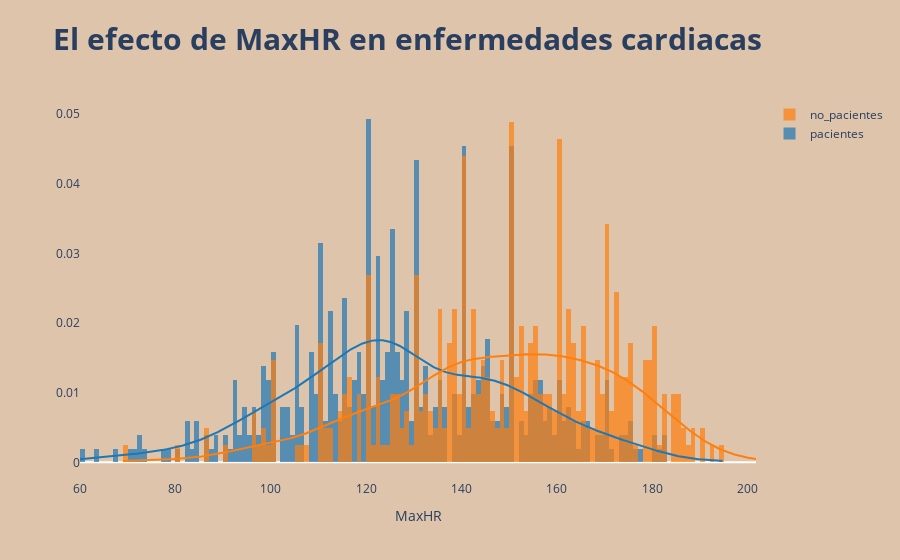

The code cell stored with this chart in its notebook:
### Code cell
fig= ff.create_distplot([pacientes['MaxHR'],no_pacientes['MaxHR']] , ['pacientes','no_pacientes'],
                        show_hist = True , show_rug = False)
fig.update_layout(title = '<b> El efecto de MaxHR en enfermedades cardiacas  <b>' ,
                  title_font ={'size':30},
                  paper_bgcolor='#DDC4AA',
                  plot_bgcolor='#DDC4AA',
                  showlegend=True)
fig.update_xaxes(showgrid = False, title = 'MaxHR')
fig.update_yaxes(showgrid=False)

### Figure 1 — Plotly figure (JSON) as saved in the notebook; plotly's stock layout.template omitted (floating-point values rounded to 4 significant figures; data arrays with more than 128 entries replaced by an {"elided": "..."} marker saying what was removed)
{"data": [{"histnorm": "probability density", "legendgroup": "pacientes", "marker": {"color": "rgb(31, 119, 180)"}, "name": "pacientes", "opacity": 0.7, "type": "histogram", "x": {"elided": "508 int values"}, "xaxis": "x", "xbins": {"end": 195, "size": 1, "start": 60}, "yaxis": "y"}, {"histnorm": "probability density", "legendgroup": "no_pacientes", "marker": {"color": "rgb(255, 127, 14)"}, "name": "no_pacientes", "opacity": 0.7, "type": "histogram", "x": {"elided": "410 int values"}, "xaxis": "x", "xbins": {"end": 202, "size": 1, "start": 69}, "yaxis": "y"}, {"legendgroup": "pacientes", "marker": {"color": "rgb(31, 119, 180)"}, "mode": "lines", "name": "pacientes", "showlegend": false, "type": "scatter", "x": {"elided": "500 float values"}, "xaxis": "x", "y": {"elided": "500 float values"}, "yaxis": "y"}, {"legendgroup": "no_pacientes", "marker": {"color": "rgb(255, 127, 14)"}, "mode": "lines", "name": "no_pacientes", "showlegend": false, "type": "scatter", "x": {"elided": "500 float values"}, "xaxis": "x", "y": {"elided": "500 float values"}, "yaxis": "y"}], "layout": {"autosize": true, "barmode": "overlay", "hovermode": "closest", "legend": {"traceorder": "reversed"}, "paper_bgcolor": "#DDC4AA", "plot_bgcolor": "#DDC4AA", "showlegend": true, "title": {"font": {"size": 30}, "text": "<b> El efecto de MaxHR en enfermedades cardiacas  <b>"}, "xaxis": {"anchor": "y2", "autorange": true, "domain": [0, 1], "range": [60, 201.7], "showgrid": false, "title": {"text": "MaxHR"}, "type": "linear", "zeroline": false}, "yaxis": {"anchor": "free", "autorange": true, "domain": [0, 1], "position": 0, "range": [-0.002533, 0.05204], "showgrid": false, "type": "linear"}}}
